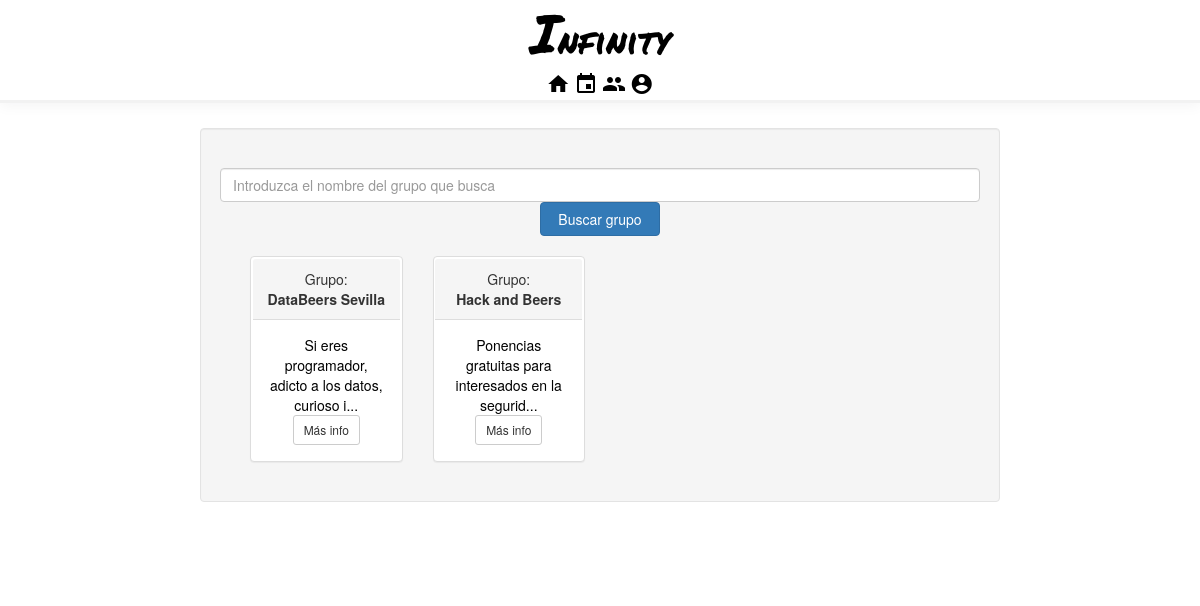
Page /Entidades/Grupo/grupo_mostrar.php on the earlier database version.
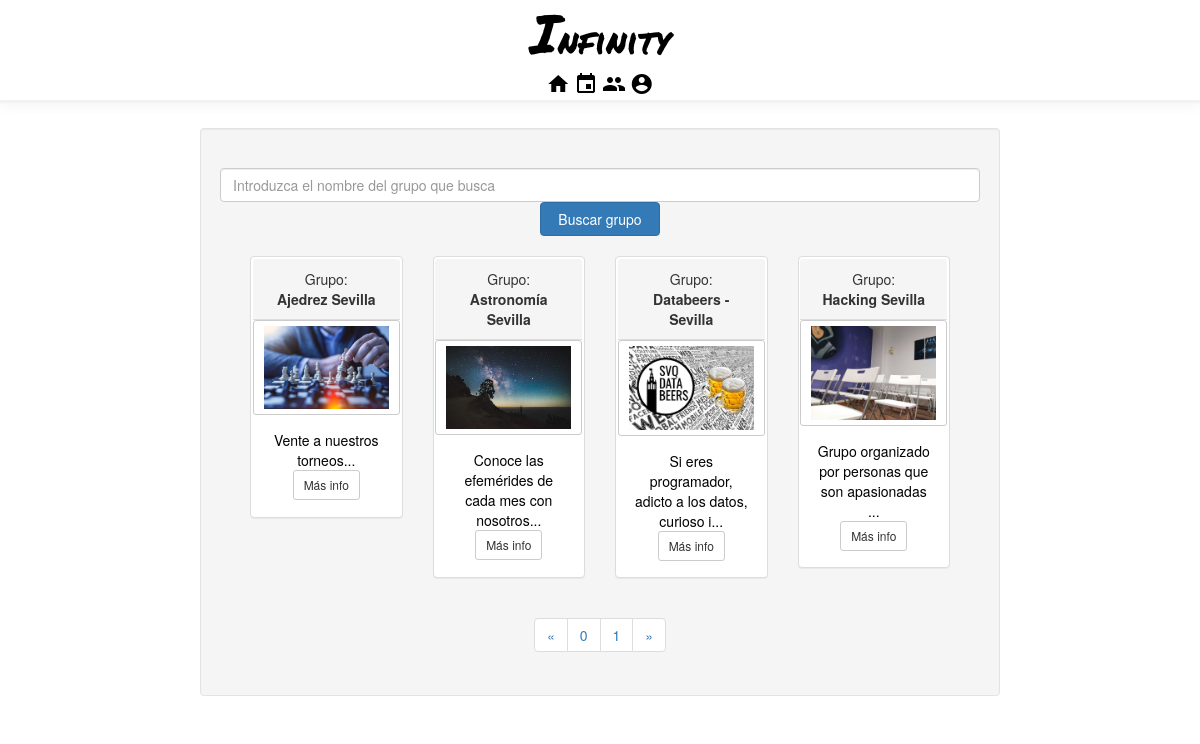
Same page on the later database version.
### tables this page shows
CREATE TABLE `grupo` (
  `id` int(11) NOT NULL,
  `name` varchar(140) NOT NULL COMMENT 'nombe grupo',
  `descripcion` varchar(500) NOT NULL,
  `image_path` varchar(260) NOT NULL
);

### Entidades/Grupo/grupo_db.php (called while the page is built, shortened)
<?php
function getAllGroups($limit, $offset) {
    $link = conectarDB();
    $sql = "SELECT * FROM grupo ORDER BY name";
    if ($limit !== false && $offset !== false) {
        $sql .= " LIMIT " . $offset . " , " . $limit;
    }
    $res = mysqli_query($link, $sql);
    $ret = false;
    if ($res) {
        $i = 0;
        while ($row = mysqli_fetch_array($res)) {
            $j = 0;
            while ($j < 4) {
                $ret[$i][$j] = $row[$j];
                $j++;
            }
            $i++;
        }
    }
    return $ret;
}
function getNumGrupos() {
    $link = conectarDB();
    $sql = "SELECT COUNT(name) as total FROM grupo";
    $res = mysqli_query($link, $sql);
    $ret = false;
    if ($arr = mysqli_fetch_array($res)) {
        $ret = $arr['total'];
    }
    return $ret;
}

### Entidades/Grupo/adminGrupo.php (the view, shortened to what this page needs)
<?php
include_once ('grupo_db.php');
function printCardGrupo($grupoInfo, $ruta) {
    $str = "";
    if ($grupoInfo !== false) {
        $str = '<div class="col-sm-3"><div class="panel panel-default">
                <div class="panel-heading bg-secondary">Grupo:<br/><b>'
                . $grupoInfo[1] . '</b></div>';
        $aux = $ruta . $grupoInfo[3];
        if (file_exists($aux)) {
            $str .= ' <a href="../Grupo/grupo_mostrar.php?grupo='
                    . urlencode($grupoInfo[1]) . '" class="btn btn-sm btn-default">'
                    . '<img class="img-responsive" src="' . $aux
                    . '" alt="imagen de grupo ' . $grupoInfo[1]
                    . '" ></img></a>';
        }
        $str .= ' <div class="panel-body">'
                . substr($grupoInfo[2], 0, 50) . '...<br/>
                <a href="../Grupo/grupo_mostrar.php?grupo=' . urlencode($grupoInfo[1]) . '" class="btn btn-sm btn-default">Más info</a>
              </div>
            </div></div>';
    }
    return $str;
}
?>

### Entidades/Grupo/grupo_mostrar.php (shortened to what this page needs)
<!DOCTYPE html>
<html lang="en">
    <head>
        <?php include '../stylesheets.php';
        ?>
        <link type='text/css' rel='stylesheet' href='../../css/gallery.css'>
        <link type="text/css" rel="stylesheet" href="../../css/lightgallery.css" />
    </head>
    <body>
        <?php
        include '../header.php';
        include_once 'grupo_db.php';
        include_once '../../validation.php';
        include_once 'adminGrupo.php';
        function printGrupos() {
            $str = "";
            $offset = "0";
            $ret = getAllGroups(4, $offset);
            $numGrupos = getNumGrupos();
            if ($ret !== false) {
                $str .= '<div class="col-sm-12">';
                for ($i = 0; $i < sizeof($ret); $i++) {
                    $str .= printCardGrupo($ret[$i], '');
                }
                if ($numGrupos != false) {
                    if ($numGrupos > 4) {
                        $str .= '</div>
                    <nav aria-label="Page navigation">
                        <ul class="pagination">
                            <li>
                            <a href="?pag=';
                        $str .= '" aria-label="Previous">
                                  <span aria-hidden = "true">&laquo;</span>
                            </a>
                            </li>';
                        for ($i = 0; $i < $numGrupos / 4; $i++) {
                            $str .= '<li><a href="?pag=' . $i . '">' . $i . '</a></li>';
                        }
                        $str .= '<li>
                                <a href = "?pag=';
                        $str .= '" aria-label = "Next">
                                    <span aria-hidden = "true">&raquo;</span>
                                </a>
                            </li>
                        </ul>
            </nav>';
                    }
                }
            }
            return $str;
        }
        function printSelect($grupos) {
            return '<form method =
            "GET" action = "#">
            <div class = "form-group form-control-lg">
            <input type = "text" class = "form-control" name = "grupo"
            placeholder = "Introduzca el nombre del grupo que busca">
            <input type = "submit" class = "btn btn-primary" value = "Buscar grupo">
            </div>
            </form>';
        }
        $bol = isset($_GET['grupo']) && $_GET['grupo'] != '';
        ?>
        <div class="container-fluid text-center">
            <div class="row content">
                <div class="col-sm-2 sidenav">
                </div>
                <div class="col-sm-8 text-center well" >
                    <?php
                    if ($bol) {
                        echo (printGrupoExpanded($groupInfo, $logrosInfo, $infoSubscribers));
                    } else {
                        if (isset($_POST['quieroCrear'])) {
                            echo (formCrearGrupo());
                        } else {
                            $select = false;
                            echo (printSelect($select));
                            echo (printGrupos());
                        }
                    }
                    ?>
                </div>
            </div>
        </div><?php cerrarDB(); ?>
    </body>
</html>

Differences in the rows shown:
removed grupo: name "Hack and Beers", descripcion "Ponencias gratuitas para interesados en la segurid"
changed grupo: name "DataBeers Sevilla" → "Ajedrez Sevilla"; image_path: picture added; descripcion "Si eres programador, adicto a los datos, curioso i" → "Vente a nuestros torneos"
added grupo: name "Astronomía Sevilla", image_path (picture), descripcion "Conoce las efemérides de cada mes con nosotros"
added grupo: name "Databeers - Sevilla", image_path (picture), descripcion "Si eres programador, adicto a los datos, curioso i"
added grupo: name "Hacking Sevilla", image_path (picture), descripcion "Grupo organizado por personas que son apasionadas"
Other differences:
new list line: "0"
new list line: "1"
